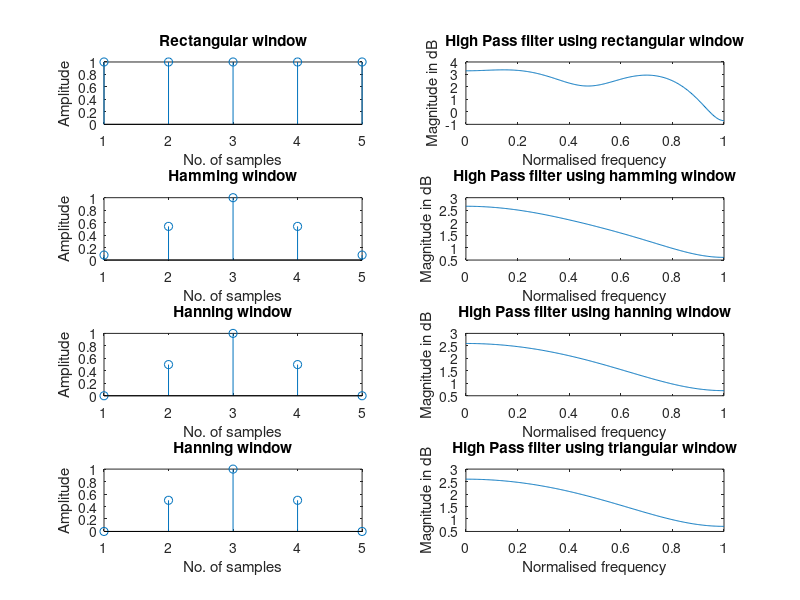

Source code (MATLAB):
clc;
clear all;
close all;

wc1 = 0.5*pi;
wc2 = 0.9*pi;
eps = 0.001;
N = input("Enter N: ");
alpha = (N-1)/2;
n = 0:1:N-1;
hd = (sin(wc2*(n-alpha+eps))-(sin(wc1*(n-alpha+eps)) + sin(pi*(n-alpha+eps)))./(pi*(n-alpha+eps)));

wr = boxcar(N);
whm = hamming(N);
whn = hanning(N);
wt = bartlett(N);
w = 0:0.01:pi;
hn1 = hd.*wr';
hn2 = hd.*whm';
hn3 = hd.*whn';
hn4 = hd.*wt';

h1 = freqz(hn1,1,w);
h2 = freqz(hn2,1,w);
h3 = freqz(hn3,1,w);
h4 = freqz(hn4,1,w);

subplot(4,2,1);
stem(wr);
xlabel("No. of samples");
ylabel("Amplitude");
title("Rectangular window");

subplot(4,2,2);
plot(w/pi,10*log10(abs(h1)));
xlabel("Normalised frequency");
ylabel("Magnitude in dB");
title("High Pass filter using rectangular window");

subplot(4,2,3);
stem(whm);
xlabel("No. of samples");
ylabel("Amplitude");
title("Hamming window");

subplot(4,2,4);
plot(w/pi,10*log10(abs(h2)));
xlabel("Normalised frequency");
ylabel("Magnitude in dB");
title("High Pass filter using hamming window");

subplot(4,2,5);
stem(whn);
xlabel("No. of samples");
ylabel("Amplitude");
title("Hanning window");

subplot(4,2,6);
plot(w/pi,10*log10(abs(h3)));
xlabel("Normalised frequency");
ylabel("Magnitude in dB");
title("High Pass filter using hanning window");

subplot(4,2,7);
stem(wt);
xlabel("No. of samples");
ylabel("Amplitude");
title("Hanning window");

subplot(4,2,8);
plot(w/pi,10*log10(abs(h4)));
xlabel("Normalised frequency");
ylabel("Magnitude in dB");
title("High Pass filter using triangular window");